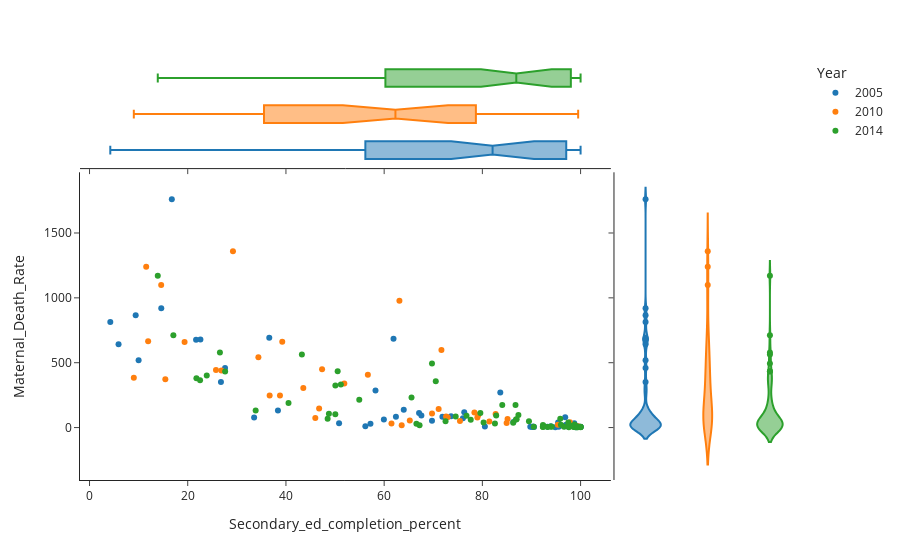

Notebook code for this chart:
### Code cell
df = key_years.loc[(key_years['Sex'] == '_T')]
fig = px.scatter(df,
                 x="Secondary_ed_completion_percent", 
                 y="Maternal_Death_Rate", 
                 color="Year", 
                 marginal_y="violin",
                 marginal_x="box", 
                 template="simple_white")
fig.show()

### Figure 1 — Plotly figure (JSON) as saved in the notebook; plotly's stock layout.template omitted (floating-point values rounded to 4 significant figures)
{"data": [{"hovertemplate": "Year=2005<br>Secondary_ed_completion_percent=%{x}<br>Maternal_Death_Rate=%{y}<extra></extra>", "legendgroup": "2005", "marker": {"color": "#1F77B4", "symbol": "circle"}, "mode": "markers", "name": "2005", "orientation": "v", "showlegend": true, "type": "scatter", "x": [97.09, 98.66, 99.4, 89.76, 83.65, 76.04, 4.23, 26.76, 36.61, 62.4, 21.7, 50.82, 97.09, 100, 71.86, 67.58, 69.74, 59.94, 97.08, 9.4, 100, 95.42, 95.56, 94.86, 14.61, 27.6, 33.52, 96.73, 99.32, 58.24, 93.25, 99.08, 96.87, 57.21, 22.58, 98.97, 90.32, 97.42, 96.72, 38.37, 93.95, 100, 73.62, 63.99, 76.31, 90.16, 80.51, 5.911, 9.995, 97.21, 16.76, 56.17, 90.51, 99.04, 86.31, 98.73, 67.11, 61.91], "xaxis": "x", "y": [22, 6, 11, 7, 271, 71, 814, 351, 692, 83, 677, 33, 12, 6, 83, 94, 52, 62, 18, 865, 5, 39, 6, 3, 920, 459, 77, 15, 5, 286, 7, 3, 80, 30, 679, 14, 9, 9, 11, 131, 10, 5, 88, 137, 118, 4, 9, 643, 519, 12, 1760, 10, 5, 5, 43, 33, 113, 685], "yaxis": "y"}, {"alignmentgroup": "True", "hovertemplate": "Year=2005<br>Secondary_ed_completion_percent=%{x}<extra></extra>", "legendgroup": "2005", "marker": {"color": "#1F77B4", "symbol": "circle"}, "name": "2005", "notched": true, "offsetgroup": "2005", "showlegend": false, "type": "box", "x": [97.09, 98.66, 99.4, 89.76, 83.65, 76.04, 4.23, 26.76, 36.61, 62.4, 21.7, 50.82, 97.09, 100, 71.86, 67.58, 69.74, 59.94, 97.08, 9.4, 100, 95.42, 95.56, 94.86, 14.61, 27.6, 33.52, 96.73, 99.32, 58.24, 93.25, 99.08, 96.87, 57.21, 22.58, 98.97, 90.32, 97.42, 96.72, 38.37, 93.95, 100, 73.62, 63.99, 76.31, 90.16, 80.51, 5.911, 9.995, 97.21, 16.76, 56.17, 90.51, 99.04, 86.31, 98.73, 67.11, 61.91], "xaxis": "x3", "yaxis": "y3"}, {"alignmentgroup": "True", "hovertemplate": "Year=2005<br>Maternal_Death_Rate=%{y}<extra></extra>", "legendgroup": "2005", "marker": {"color": "#1F77B4", "symbol": "circle"}, "name": "2005", "offsetgroup": "2005", "scalegroup": "y", "showlegend": false, "type": "violin", "xaxis": "x2", "y": [22, 6, 11, 7, 271, 71, 814, 351, 692, 83, 677, 33, 12, 6, 83, 94, 52, 62, 18, 865, 5, 39, 6, 3, 920, 459, 77, 15, 5, 286, 7, 3, 80, 30, 679, 14, 9, 9, 11, 131, 10, 5, 88, 137, 118, 4, 9, 643, 519, 12, 1760, 10, 5, 5, 43, 33, 113, 685], "yaxis": "y2"}, {"hovertemplate": "Year=2010<br>Secondary_ed_completion_percent=%{x}<br>Maternal_Death_Rate=%{y}<extra></extra>", "legendgroup": "2010", "marker": {"color": "#FF7F0E", "symbol": "circle"}, "mode": "markers", "name": "2010", "orientation": "v", "showlegend": true, "type": "scatter", "x": [75.44, 99.15, 38.78, 9.02, 11.94, 36.68, 99.51, 11.54, 84.94, 72.61, 61.49, 97.83, 34.39, 79.17, 78.98, 65.22, 47.36, 39.25, 51.88, 45.98, 25.75, 19.36, 81.42, 85.13, 63.11, 72.93, 69.75, 82.7, 71.1, 95.38, 15.44, 29.21, 14.59, 56.68, 46.76, 26.85, 63.57, 78.38, 43.53, 71.66], "xaxis": "x", "y": [51, 5, 247, 385, 665, 248, 11, 1240, 36, 85, 32, 41, 542, 96, 78, 54, 450, 661, 339, 74, 444, 660, 46, 66, 978, 79, 108, 104, 144, 21, 373, 1360, 1100, 408, 148, 440, 17, 117, 305, 598], "yaxis": "y"}, {"alignmentgroup": "True", "hovertemplate": "Year=2010<br>Secondary_ed_completion_percent=%{x}<extra></extra>", "legendgroup": "2010", "marker": {"color": "#FF7F0E", "symbol": "circle"}, "name": "2010", "notched": true, "offsetgroup": "2010", "showlegend": false, "type": "box", "x": [75.44, 99.15, 38.78, 9.02, 11.94, 36.68, 99.51, 11.54, 84.94, 72.61, 61.49, 97.83, 34.39, 79.17, 78.98, 65.22, 47.36, 39.25, 51.88, 45.98, 25.75, 19.36, 81.42, 85.13, 63.11, 72.93, 69.75, 82.7, 71.1, 95.38, 15.44, 29.21, 14.59, 56.68, 46.76, 26.85, 63.57, 78.38, 43.53, 71.66], "xaxis": "x3", "yaxis": "y3"}, {"alignmentgroup": "True", "hovertemplate": "Year=2010<br>Maternal_Death_Rate=%{y}<extra></extra>", "legendgroup": "2010", "marker": {"color": "#FF7F0E", "symbol": "circle"}, "name": "2010", "offsetgroup": "2010", "scalegroup": "y", "showlegend": false, "type": "violin", "xaxis": "x2", "y": [51, 5, 247, 385, 665, 248, 11, 1240, 36, 85, 32, 41, 542, 96, 78, 54, 450, 661, 339, 74, 444, 660, 46, 66, 978, 79, 108, 104, 144, 21, 373, 1360, 1100, 408, 148, 440, 17, 117, 305, 598], "yaxis": "y2"}, {"hovertemplate": "Year=2014<br>Secondary_ed_completion_percent=%{x}<br>Maternal_Death_Rate=%{y}<extra></extra>", "legendgroup": "2014", "marker": {"color": "#2CA02C", "symbol": "circle"}, "mode": "markers", "name": "2014", "orientation": "v", "showlegend": true, "type": "scatter", "x": [98.7, 54.93, 92.31, 27.61, 86.75, 86.84, 92.53, 40.52, 43.25, 13.9, 82.56, 74.57, 66.57, 98.58, 97.5, 99.29, 99, 82.81, 86.98, 80.25, 72.5, 97.74, 50.53, 100, 92.35, 50.07, 99.24, 48.75, 17.08, 84.05, 48.49, 98.52, 100, 96.62, 98.97, 70.51, 95.86, 98.77, 26.56, 98.4, 90.46, 21.77, 99.25, 86.28, 89.49, 65.57, 94.12, 50.05, 99.42, 77.63, 76.77, 87.34, 97.61, 93.93, 96, 33.84, 22.51, 98.3, 100, 93.3, 51.18, 99.69, 99.4, 23.87, 92.34, 67.21, 79.59, 69.74], "xaxis": "x", "y": [5, 214, 6, 432, 175, 62, 11, 189, 564, 1170, 31, 85, 29, 8, 39, 8, 4, 94, 65, 39, 49, 11, 434, 3, 5, 325, 3, 107, 711, 174, 68, 12, 5, 6, 2, 358, 69, 24, 579, 9, 6, 381, 6, 38, 49, 231, 6, 103, 3, 60, 91, 96, 2, 8, 21, 131, 364, 12, 7, 4, 333, 5, 5, 401, 19, 17, 113, 494], "yaxis": "y"}, {"alignmentgroup": "True", "hovertemplate": "Year=2014<br>Secondary_ed_completion_percent=%{x}<extra></extra>", "legendgroup": "2014", "marker": {"color": "#2CA02C", "symbol": "circle"}, "name": "2014", "notched": true, "offsetgroup": "2014", "showlegend": false, "type": "box", "x": [98.7, 54.93, 92.31, 27.61, 86.75, 86.84, 92.53, 40.52, 43.25, 13.9, 82.56, 74.57, 66.57, 98.58, 97.5, 99.29, 99, 82.81, 86.98, 80.25, 72.5, 97.74, 50.53, 100, 92.35, 50.07, 99.24, 48.75, 17.08, 84.05, 48.49, 98.52, 100, 96.62, 98.97, 70.51, 95.86, 98.77, 26.56, 98.4, 90.46, 21.77, 99.25, 86.28, 89.49, 65.57, 94.12, 50.05, 99.42, 77.63, 76.77, 87.34, 97.61, 93.93, 96, 33.84, 22.51, 98.3, 100, 93.3, 51.18, 99.69, 99.4, 23.87, 92.34, 67.21, 79.59, 69.74], "xaxis": "x3", "yaxis": "y3"}, {"alignmentgroup": "True", "hovertemplate": "Year=2014<br>Maternal_Death_Rate=%{y}<extra></extra>", "legendgroup": "2014", "marker": {"color": "#2CA02C", "symbol": "circle"}, "name": "2014", "offsetgroup": "2014", "scalegroup": "y", "showlegend": false, "type": "violin", "xaxis": "x2", "y": [5, 214, 6, 432, 175, 62, 11, 189, 564, 1170, 31, 85, 29, 8, 39, 8, 4, 94, 65, 39, 49, 11, 434, 3, 5, 325, 3, 107, 711, 174, 68, 12, 5, 6, 2, 358, 69, 24, 579, 9, 6, 381, 6, 38, 49, 231, 6, 103, 3, 60, 91, 96, 2, 8, 21, 131, 364, 12, 7, 4, 333, 5, 5, 401, 19, 17, 113, 494], "yaxis": "y2"}], "layout": {"legend": {"title": {"text": "Year"}, "tracegroupgap": 0}, "margin": {"t": 60}, "xaxis": {"anchor": "y", "domain": [0, 0.7363], "title": {"text": "Secondary_ed_completion_percent"}}, "xaxis2": {"anchor": "y2", "domain": [0.7413, 1], "matches": "x2", "showline": false, "showticklabels": false, "ticks": ""}, "xaxis3": {"anchor": "y3", "domain": [0, 0.7363], "matches": "x", "showticklabels": false}, "xaxis4": {"anchor": "y4", "domain": [0.7413, 1], "matches": "x2", "showline": false, "showticklabels": false, "ticks": ""}, "yaxis": {"anchor": "x", "domain": [0, 0.7326], "title": {"text": "Maternal_Death_Rate"}}, "yaxis2": {"anchor": "x2", "domain": [0, 0.7326], "matches": "y", "showticklabels": false}, "yaxis3": {"anchor": "x3", "domain": [0.7426, 1], "matches": "y3", "showline": false, "showticklabels": false, "ticks": ""}, "yaxis4": {"anchor": "x4", "domain": [0.7426, 1], "matches": "y3", "showline": false, "showticklabels": false, "ticks": ""}}}
